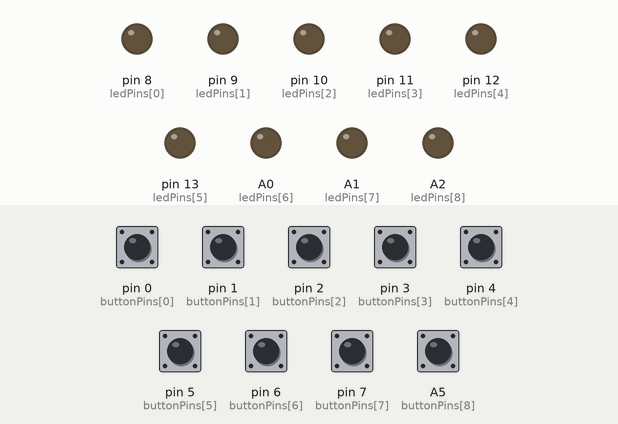
A program run on a simulated Arduino Uno, built with avr-gcc and run on an emulated ATmega328P. On the bench: output pins drawn as LEDs (lit = HIGH). Dashed ring = blinking. The inputs (shaded band) are chosen by the test bench; at power-on: A5 (buttonPins[8]), pin 0 (buttonPins[0]), pin 1 (buttonPins[1]), pin 2 (buttonPins[2]), pin 3 (buttonPins[3]), pin 4 (buttonPins[4]), pin 5 (buttonPins[5]), pin 6 (buttonPins[6]), pin 7 (buttonPins[7]) HIGH. Random numbers use the default seed unless the program sets one.

Above: at 1.8 s.
1.9 s: pin 0 (buttonPins[0]) pulled LOW for 0.15 s
At 2.12 s:
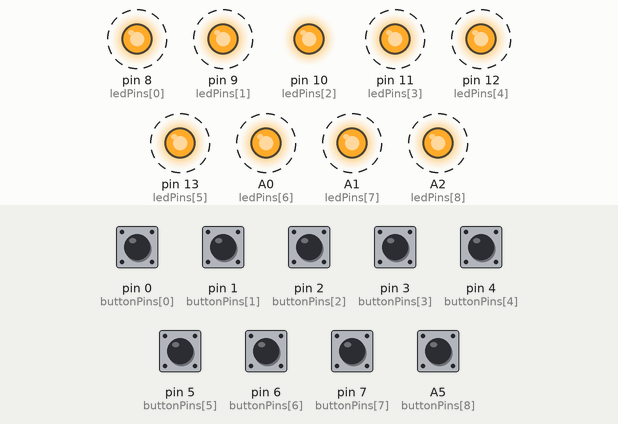
4.9 s: pin 2 (buttonPins[2]) pulled LOW for 1 s
At 7.3 s:
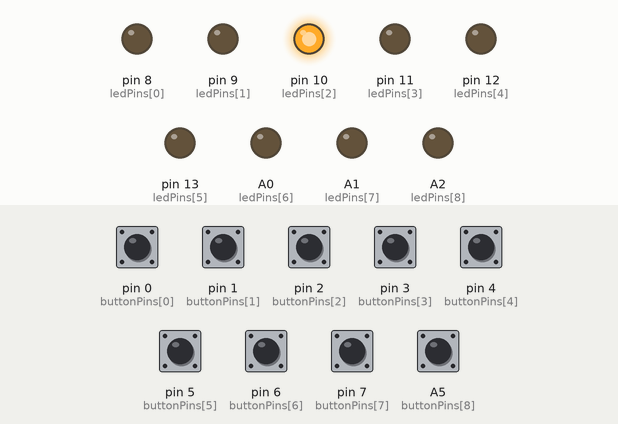
8.9 s: pin 0 (buttonPins[0]) pulled LOW for 1 s
At 9.97 s:
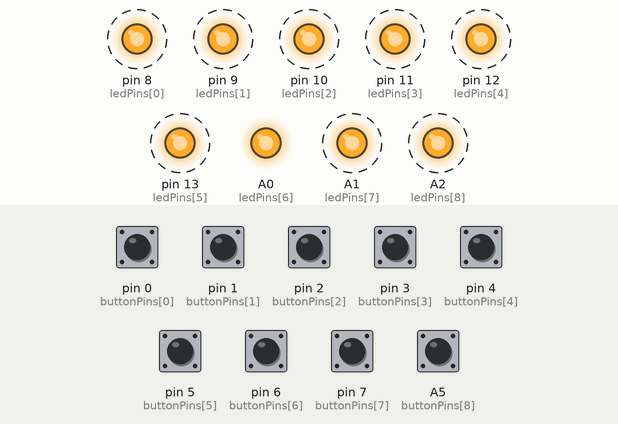
12.1 s: pin 1 (buttonPins[1]) pulled LOW for 1 s
At 13.17 s:
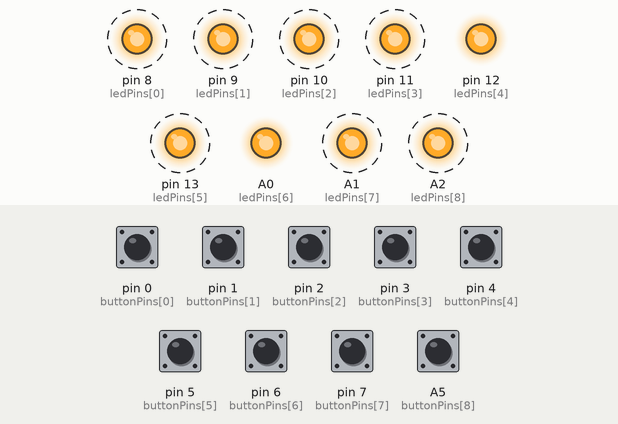
16.1 s: pin 3 (buttonPins[3]) pulled LOW for 0.15 s
At 16.32 s:
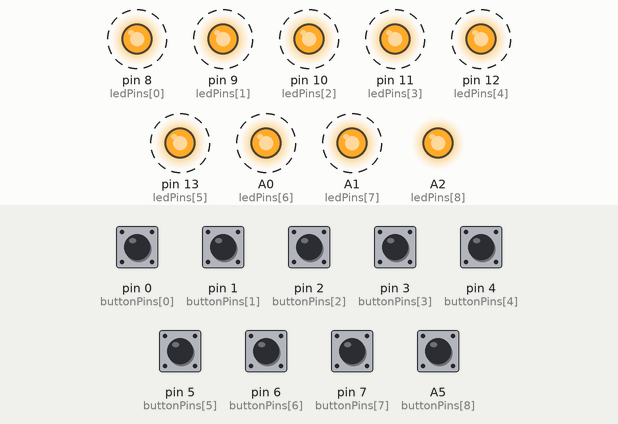
19.2 s: pin 3 (buttonPins[3]) pulled LOW for 1 s
Timing chart, 0 to 39.7 s (numbered marks = the images above; inputs shaded):
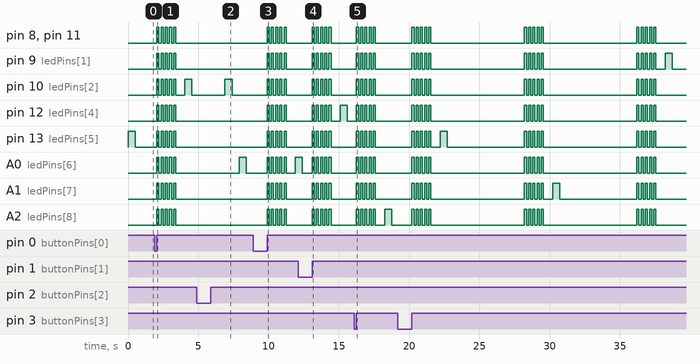

Measured:
- after the input at 1.9 s, pin 8 (ledPins[0]), pin 9 (ledPins[1]): alternates HIGH for 0.15 s and LOW for 0.15 s, 10 changes in all, then stays LOW, starting after 0.15 s
- after the input at 4.9 s, pin 10 (ledPins[2]): LOW → HIGH after 2.0 s, → LOW 0.50 s later; A0 (ledPins[6]): LOW → HIGH after 3.0 s, → LOW 0.50 s later
- after the input at 8.9 s, pin 8 (ledPins[0]), pin 9 (ledPins[1]): alternates HIGH for 0.15 s and LOW for 0.15 s, 10 changes in all, then stays LOW, starting after 1.0 s
- after the input at 12.1 s, pin 8 (ledPins[0]), pin 9 (ledPins[1]): alternates HIGH for 0.15 s and LOW for 0.15 s, 10 changes in all, then stays LOW, starting after 1.0 s
- after the input at 16.1 s, pin 8 (ledPins[0]), pin 9 (ledPins[1]): alternates HIGH for 0.15 s and LOW for 0.15 s, 10 changes in all, then stays LOW, starting after 0.15 s

The program:

main.cpp
```cpp
#include <Arduino.h>

const uint8_t ledPins[] = {8, 9, 10, 11, 12, 13, A0, A1, A2};
const uint8_t buttonPins[] = {0, 1, 2, 3, 4, 5, 6, 7, A5};
const uint8_t numPins = 9;
const uint16_t debounceDelay = 50;

uint8_t sequence[10];
uint8_t sequenceLength = 1;
uint32_t startTime;

int8_t getButtonPress(uint8_t currentIndex);
void playSequence();
void startNewGame();
void signalFailure();

void setup() {
  for (uint8_t i = 0; i < numPins; i++) {
    pinMode(ledPins[i], OUTPUT);
    pinMode(buttonPins[i], INPUT_PULLUP);
  }
  randomSeed(analogRead(A4));
  startNewGame();
}

void loop() {
  playSequence();
  uint8_t correctIndex = 0;
  while (correctIndex < sequenceLength) {
    int8_t pressedButton = getButtonPress(correctIndex);
    if (pressedButton == -1) { // Timeout
      signalFailure();
      startNewGame();
      return;
    } else if (pressedButton == -2) { // Incorrect button
      signalFailure();
      startNewGame();
      return;
    } else if (pressedButton == sequence[correctIndex]) {
      correctIndex++;
    }
  }
  sequenceLength++;
  if (sequenceLength > 10) {
    // end-of-game logic
    startNewGame();
    return;
  }
  delay(1000);
}

void startNewGame() {
  sequenceLength = 1;
  for (uint8_t i = 0; i < 10; i++) {
    sequence[i] = random(numPins);
  }
}

void playSequence() {
  for (uint8_t i = 0; i < sequenceLength; i++) {
    digitalWrite(ledPins[sequence[i]], HIGH);
    delay(500);
    digitalWrite(ledPins[sequence[i]], LOW);
    delay(500);
  }
}

int8_t getButtonPress(uint8_t currentIndex) {
  startTime = millis();
  while (true) {
    for (uint8_t i = 0; i < numPins; i++) {
      if (digitalRead(buttonPins[i]) == LOW) {
        delay(debounceDelay); // Debounce delay
        if (digitalRead(buttonPins[i]) == LOW) {
          while (digitalRead(buttonPins[i]) == LOW); // Wait for button release
          if (i == sequence[currentIndex]) {
            return i;
          } else {
            return -2; // Incorrect button
          }
        }
      }
    }
    if (millis() - startTime > 5000) { // 5 seconds timeout
      return -1;
    }
  }
}

void signalFailure() {
  for (uint8_t j = 0; j <= 4; j++) {
    for (uint8_t i = 0; i < numPins; i++) {
      digitalWrite(ledPins[i], HIGH);
    }
    delay(150);
    for (uint8_t i = 0; i < numPins; i++) {
      digitalWrite(ledPins[i], LOW);
    }
    delay(150);
  }
  delay(500);
}
```
